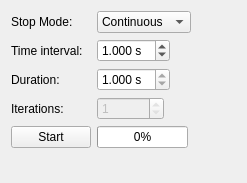
<?xml version="1.0" encoding="UTF-8"?>
<ui version="4.0">
 <class>Form</class>
 <widget class="QWidget" name="Form">
  <property name="geometry">
   <rect>
    <x>0</x>
    <y>0</y>
    <width>247</width>
    <height>183</height>
   </rect>
  </property>
  <property name="windowTitle">
   <string>Form</string>
  </property>
  <layout class="QFormLayout" name="formLayout_2">
   <property name="fieldGrowthPolicy">
    <enum>QFormLayout::FieldsStayAtSizeHint</enum>
   </property>
   <item row="1" column="0">
    <widget class="QLabel" name="label">
     <property name="text">
      <string>Time interval:</string>
     </property>
    </widget>
   </item>
   <item row="1" column="1">
    <widget class="QDoubleSpinBox" name="interval">
     <property name="suffix">
      <string> s</string>
     </property>
     <property name="decimals">
      <number>3</number>
     </property>
     <property name="value">
      <double>1.000000000000000</double>
     </property>
    </widget>
   </item>
   <item row="2" column="0">
    <widget class="QLabel" name="label_2">
     <property name="text">
      <string>Duration:</string>
     </property>
    </widget>
   </item>
   <item row="2" column="1">
    <widget class="QDoubleSpinBox" name="duration">
     <property name="readOnly">
      <bool>true</bool>
     </property>
     <property name="suffix">
      <string> s</string>
     </property>
     <property name="decimals">
      <number>3</number>
     </property>
     <property name="value">
      <double>1.000000000000000</double>
     </property>
    </widget>
   </item>
   <item row="3" column="0">
    <widget class="QLabel" name="label_3">
     <property name="text">
      <string>Iterations:</string>
     </property>
    </widget>
   </item>
   <item row="3" column="1">
    <widget class="QSpinBox" name="iterations">
     <property name="enabled">
      <bool>false</bool>
     </property>
     <property name="readOnly">
      <bool>true</bool>
     </property>
     <property name="maximum">
      <number>999999999</number>
     </property>
     <property name="value">
      <number>1</number>
     </property>
    </widget>
   </item>
   <item row="0" column="0">
    <widget class="QLabel" name="label_4">
     <property name="text">
      <string>Stop Mode:</string>
     </property>
    </widget>
   </item>
   <item row="0" column="1">
    <widget class="QComboBox" name="mode">
     <property name="toolTip">
      <string>The loop will run until ...
Continuous: ... the stop button is pressed.
Duration: ... the duration since the start has elapsed.
Iterations: ... the number of iterations has been reached.
Dur and Iter: ... the number of iterations has been reached or the duration since the start has elapsed.</string>
     </property>
     <item>
      <property name="text">
       <string>Continuous</string>
      </property>
     </item>
     <item>
      <property name="text">
       <string>Duration</string>
      </property>
     </item>
     <item>
      <property name="text">
       <string>Iterations</string>
      </property>
     </item>
     <item>
      <property name="text">
       <string>Dur and Iter</string>
      </property>
     </item>
    </widget>
   </item>
   <item row="4" column="1">
    <widget class="QProgressBar" name="progress_bar">
     <property name="maximum">
      <number>100</number>
     </property>
     <property name="value">
      <number>0</number>
     </property>
    </widget>
   </item>
   <item row="4" column="0">
    <widget class="QPushButton" name="start_stop">
     <property name="text">
      <string>Start</string>
     </property>
     <property name="checkable">
      <bool>true</bool>
     </property>
    </widget>
   </item>
  </layout>
 </widget>
 <resources/>
 <connections/>
</ui>
